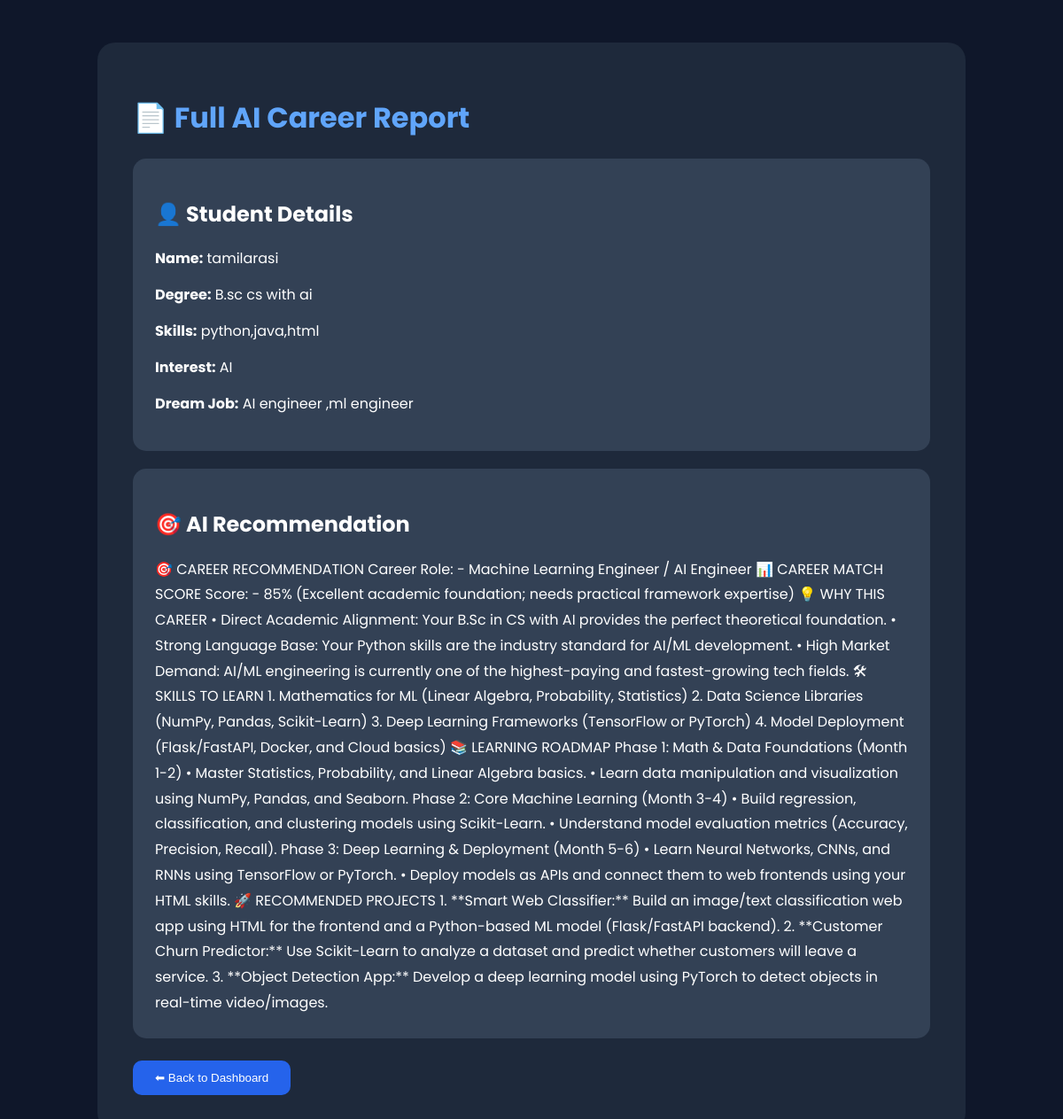
The page /report/1 on the database its author committed.
### tables this page shows
CREATE TABLE career_results(
    id INTEGER PRIMARY KEY AUTOINCREMENT,
    name TEXT,
    degree TEXT,
    skills TEXT,
    interest TEXT,
    dreamjob TEXT,
    career_role TEXT,
    score TEXT,
    ai_result TEXT
, user_id INTEGER);

### app.py (the view)
@app.route("/report/<int:id>")
def view_report(id):
    conn = sqlite3.connect("career.db")
    cursor = conn.cursor()
    cursor.execute(
        "SELECT * FROM career_results WHERE id=?",
        (id,)
    )
    report = cursor.fetchone()
    conn.close()
    if not report:
        return "<h2>Report Not Found</h2>"
    return render_template(
        "full_report.html",
        report=report
    )

### templates/full_report.html (shortened to what this page needs)
<!DOCTYPE html>
<html lang="en">
<head>
</head>
<body>
<div class="container">
<h1>📄 Full AI Career Report</h1>
<div class="card">
<h2>👤 Student Details</h2>
<p>
<b>Name:</b> {{ report[1] }}
</p>
<p>
<b>Degree:</b> {{ report[2] }}
</p>
<p>
<b>Skills:</b> {{ report[3] }}
</p>
<p>
<b>Interest:</b> {{ report[4] }}
</p>
<p>
<b>Dream Job:</b> {{ report[5] }}
</p>
</div>
<div class="card">
<h2>🎯 AI Recommendation</h2>
<div class="ai-result">
{{ report[8] | safe }}
</div>
</div>
<a href="/dashboard">
<button>
⬅ Back to Dashboard
</button>
</a>
</div>
</body>
</html>

### templates/full_report.html (style rules this page uses)
body { font-family:Poppins,sans-serif; background:#0f172a; color:white; padding:40px; }
.container { max-width:900px; margin:auto; background:#1e293b; padding:40px; border-radius:20px; }
h1 { color:#60a5fa; }
.card { background:#334155; padding:25px; border-radius:15px; margin-top:20px; }
.ai-result { line-height:1.8; font-size:16px; }
button { margin-top:25px; padding:12px 25px; background:#2563eb; color:white; border:none; border-radius:10px; cursor:pointer; }

### rows shown on the page
career_results: name "tamilarasi", degree "B.sc cs with ai", skills "python,java,html", interest "AI", dreamjob "AI engineer ,ml engineer", ai_result "🎯 CAREER RECOMMENDATION Career Role: - Machine Learning Engineer / AI Engineer 📊 CAREER MATCH SCORE Score: - 85% (Excellent academic foundation; needs practical framework expertise) 💡 WHY THIS CAREER • Direct Academic Alignment: Your B.Sc in CS with AI provides the perfect theoretical foundation. • Strong Language Base: Your Python skills are the industry standard for AI/ML development. • High Market Demand: AI/ML engineering is currently one of the highest-paying and fastest-growing tech fields. 🛠 SKILLS TO LEARN 1. Mathematics for ML (Linear Algebra, Probability, Statistics) 2. Data Science Libraries (NumPy, Pandas, Scikit-Learn) 3. Deep Learning Frameworks (TensorFlow or PyTorch) 4.…"
